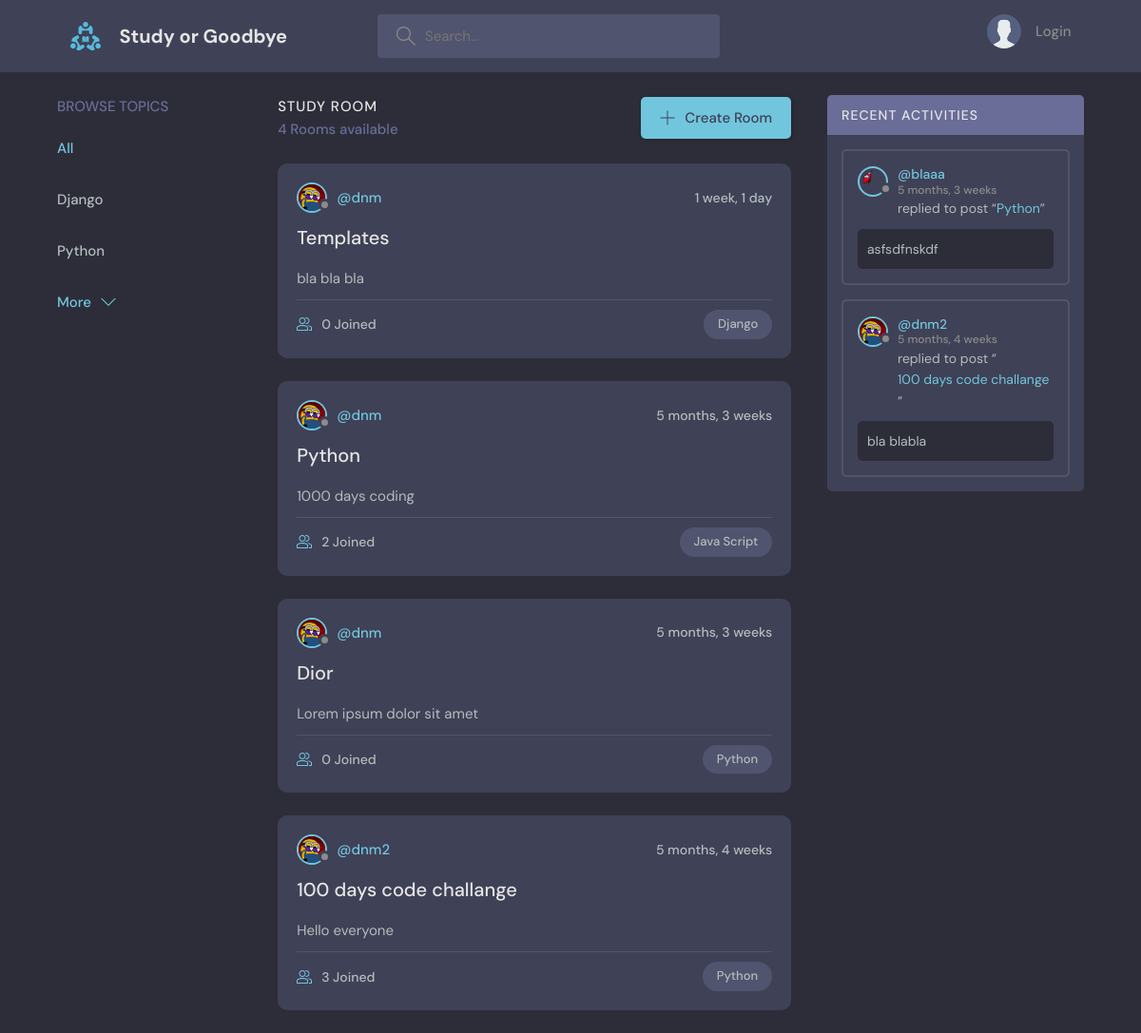
The page / on the database its author committed.
### base/models.py (models this page shows, shortened)
class Topic(models.Model):
    name = models.CharField(max_length=200, unique=True)
    def __str__(self):
        return self.name

class Room(models.Model):
    host = models.ForeignKey(User, on_delete=models.SET_NULL, null=True)
    topic = models.ForeignKey('Topic', on_delete=models.SET_NULL, null=True, default='')
    name = models.CharField('Name', max_length=200)
    description = models.TextField(null=True, blank=True)
    participants = models.ManyToManyField(User, related_name='ptns')
    updated = models.DateTimeField(auto_now=True)
    created = models.DateTimeField(auto_now_add=True)
    class Meta:
        ordering = ['-updated', '-created']

class User(AbstractUser):
    full_name = models.CharField('Fullname', max_length=200)
    avatar = models.ImageField('Ava', upload_to='user/avatar', default='user/avatar/avatar.svg')
    bio = models.TextField('Bio', blank=True, null=True)

class Message(models.Model):
    user = models.ForeignKey(User, on_delete=models.CASCADE)
    room = models.ForeignKey(Room, on_delete=models.CASCADE)
    body = models.TextField()
    updated = models.DateTimeField(auto_now=True)
    created = models.DateTimeField(auto_now_add=True)

### base/views.py (the view)
# urls.py: path('', home, name='home'),
def home(request):
    search = request.GET.get('search') \
        if request.GET.get('search') is not None \
        else ''
    if bool(request.GET.get('more')):
        topics = Topic.objects.all()
    else:
        topics = Topic.objects.all()[:2]
    rooms = Room.objects.filter(
        Q(topic__name__contains=search) |
        Q(name__contains=search) |
        Q(description__contains=search)
    )
    messages = \
        Message.objects.all().order_by('-created')[:3]
    context = {
        'rooms': rooms,
        'topics': topics,
        'messages': messages
    }
    return render(request, 'base/index_new.html', context)

### templates/base/index_new.html (shortened to what this page needs)
{% extends 'base/main.html' %}
{% load static %}
{% block content %}
    <main class="layout layout--3">
      <div class="container">
        {% include 'base/Topics.html' %}
        <div class="roomList">
          <div class="roomList__header">
            <div>
              <h2>Study Room</h2>
            {% if rooms.count == 1 %}
              <p> {{ rooms.count }} Room available</p>
            {% else %}
              <p> {{ rooms.count }} Rooms available</p>
            {% endif %}
            </div>
            <a class="btn btn--main" href="{% url 'creat-room' %}">
              <svg version="1.1" xmlns="http://www.w3.org/2000/svg" width="32" height="32" viewBox="0 0 32 32">
                <title>add</title>
                <path
                  d="M16.943 0.943h-1.885v14.115h-14.115v1.885h14.115v14.115h1.885v-14.115h14.115v-1.885h-14.115v-14.115z"
                ></path>
              </svg>
              Create Room
            </a>
          </div>
        {% for room in rooms %}
            <div class="roomListRoom">
            <div class="roomListRoom__header">
              <a href="{% url 'profile' room.host.pk %}" class="roomListRoom__author">
                <div class="avatar avatar--small">
                  <img src="{{ room.host.avatar.url }}" />
                </div>
                <span>@{{ room.host.username }}</span>
              </a>
              <div class="roomListRoom__actions">
                <span>{{ room.updated|timesince }}</span>
              </div>
            </div>
            <div class="roomListRoom__content">
              <a href="{% url 'room' room.pk %}">{{ room.name }}</a>
              <p>
                {{ room.description|truncatewords:10 }}
              </p>
            </div>
            <div class="roomListRoom__meta">
              <a href="{% url 'room' room.pk %}" class="roomListRoom__joined">
                {{ room.participants.count }} Joined
              </a>
              <p class="roomListRoom__topic">{{ room.topic }}</p>
            </div>
          </div>
        {% endfor %}
        </div>
        {% include 'base/Active.html' %}
      </div>
    </main>
{% endblock %}

### templates/base/Topics.html (shortened to what this page needs)
        <div class="topics">
          <div class="topics__header">
            <h2>Browse Topics</h2>
          </div>
          <ul class="topics__list">
            <li>
              <a href="{% url 'home' %}" class="active">All</a>
            </li>
          {% for topic in topics %}
            <li>
              <a href="{% url 'home' %}?search={{ topic.name }}"> {{topic.name}}</a>
            </li>
          {% endfor %}
          </ul>
            {% if request.GET.more %}
            <a class="btn btn--link" href="{% url 'home' %}">
            More
            <svg style="transform: rotateZ(180deg)" version="1.1" xmlns="http://www.w3.org/2000/svg" width="32" height="32" viewBox="0 0 32 32">
              <title>chevron-down</title>
              <path d="M16 21l-13-13h-3l16 16 16-16h-3l-13 13z"></path>
            </svg>
          </a>
            {% else %}
            <a class="btn btn--link" href="{% url 'home' %}?more=True">
            More
            <svg version="1.1" xmlns="http://www.w3.org/2000/svg" width="32" height="32" viewBox="0 0 32 32">
              <title>chevron-down</title>
              <path d="M16 21l-13-13h-3l16 16 16-16h-3l-13 13z"></path>
            </svg>
          </a>
            {% endif %}
        </div>

### templates/base/Active.html (shortened to what this page needs)
<div class="activities">
  <div class="activities__header">
    <h2>Recent Activities</h2>
  </div>
    {% for message in messages %}
        <div class="activities__box">
    <div class="activities__boxHeader roomListRoom__header">
      <a href="{% url 'profile' message.user.pk %}" class="roomListRoom__author">
        <div class="avatar avatar--small">
          <img src="{{ message.user.avatar.url }}" />
        </div>
        <p>
          @{{ message.user.username }}
          <span>{{ message.created|timesince}}</span>
        </p>
      </a>
    </div>
    <div class="activities__boxContent">
      <p>replied to post “<a href="{% url 'room' message.room.pk %}">{{ message.room.name}}</a>”</p>
      <div class="activities__boxRoomContent">
        {{ message.body|truncatewords:10 }}
      </div>
    </div>
  </div>
    {% endfor %}
</div>

### rows shown on the page
Topic: name "Django"
Topic: name "Python"
Room: host.avatar (picture), host.username "dnm", updated "1 week, 1 day", name "Templates", description "bla bla bla", participants.count "0", topic "Django"
Room: host.avatar (picture), host.username "dnm", updated "5 months, 3 weeks", name "Python", description "1000 days coding", participants.count "2", topic "Java Script"
Room: host.avatar (picture), host.username "dnm", updated "5 months, 3 weeks", name "Dior", description "Lorem ipsum dolor sit amet", participants.count "0", topic "Python"
Room: host.avatar (picture), host.username "dnm2", updated "5 months, 4 weeks", name "100 days code challange", description "Hello everyone", participants.count "3", topic "Python"
Message: user.avatar (picture), user.username "blaaa", created "5 months, 3 weeks", room.name "Python", body "asfsdfnskdf"
Message: user.avatar (picture), user.username "dnm2", created "5 months, 4 weeks", room.name "100 days code challange", body "bla blabla"

### other values the page prints
{{ rooms.count }} "4"
